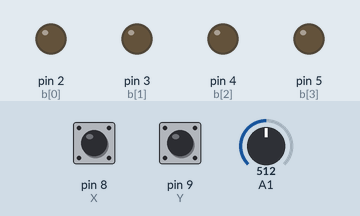
A sketch run on a simulated Arduino Uno, built with avr-gcc and run on an emulated ATmega328P. Parts: output pins drawn as LEDs (lit = HIGH). Dashed ring = blinking. The inputs (shaded band) are chosen by the test bench; at power-on: pin 8 (X) LOW, pin 9 (Y) HIGH, A1 = 512.

Above: at 1.2 s.
1.3 s: pin 8 (X) driven HIGH
At 1.6 s:
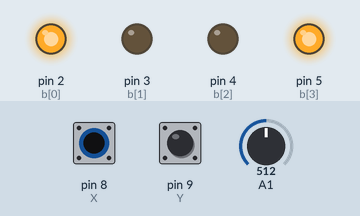
2.8 s: pin 8 (X) pulsed LOW 5 times (0.12 s each, 0.3 s apart)
At 3.67 s:
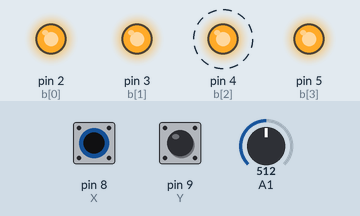
At 4.5 s:
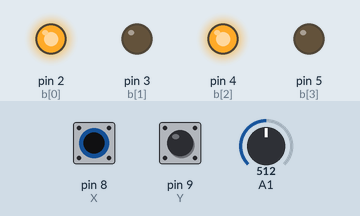
Timing chart, 0 to 6.0 s (numbered marks = the images above; inputs shaded):
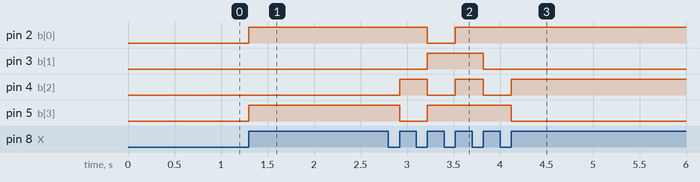

Measured:
- after the input at 1.3 s, pin 2 (b[0]), pin 5 (b[3]): LOW → HIGH at once
- after the input at 2.8 s, pin 2 (b[0]): HIGH → LOW after 0.42 s, → HIGH 0.30 s later; pin 3 (b[1]): LOW → HIGH after 0.42 s, → LOW 0.60 s later; pin 4 (b[2]): alternates HIGH for 0.30 s and LOW for 0.30 s, 5 changes in all, then stays HIGH, starting after 0.12 s; pin 5 (b[3]): HIGH → LOW after 0.12 s, → HIGH 0.30 s later, → LOW 0.90 s later

The sketch:

cho102_lab3_part3.ino
```cpp
/*        Your Name & E-mail: Cindy Ho cho102@ucr.edu
*          Discussion Section: 23
*         Assignment: Lab #3  Exercise #3
*         Exercise Description: Double Light Show
*         I acknowledge all content contained herein, excluding template or example code, is my own original work.
*
*         Demo Link:
*/

enum States{START, L1, L2}SM1_state = START;
int X = 8;
int Y = 9;
//int Z =10;
bool buttonHeld = false;
int change = 0;

// Array of Output Pin variables, set to the pins being used
const int b_size = 4;
const int b[b_size] = {2, 3, 4, 5};
// Output Buffer
int b_buf = 0x00;
// Input Variables

// Serial Monitor Buffer
int s_buf = 0x00;

/* 's' is an array of integers of size 8. Note that arrays start at 1
 We will use this to be able to see the individual bit values of the s_buf

 */
const int s_size = 8;
int s[s_size];

// We can also define our own helper functions. It is a good idea to use helper functions whenever they make sense.
// Normally we also define the return type (void for none)

// Read from the serial monitor into s_buf and the s[] array for individual bits
void readData()
{
    if(Serial.available())
        s_buf = Serial.parseInt();

    for(int i = (s_size - 1); i>=0; i--)  {
        s[i] = (s_buf >> i) & 0x01; // What's going on here?
        // ">>" bit shifting Zybooks section 2.6
        // "&" bit masking Zybooks section 2.5, 2.7
    }

}
// Reset the Output Buffer.

void resetBuffer() {
    for(int i = 0; i < b_size; i++) {
        // Note this is an arduino function call to the pins
        digitalWrite(b[i], LOW);
    }
}
// Writes to the buffer. Note this function ORs the current value with the new value
// Note that size is an optional argument with default size the same as the buffer
void writeBuffer(unsigned char b_temp, int size = b_size)
{
    for (int i = (size - 1); i >= 0; i--) {
        if ((b_temp >> i) & 0x01) {
        digitalWrite(b[i], HIGH);
        }
      else{
        digitalWrite(b[i], LOW);
      }
    }

}

void setup() {
    // OUTPUT is a defined macro in Arduino!
  pinMode(X, INPUT);
  pinMode(Y, INPUT_PULLUP);
//  pinMode(Z, INPUT);
    for(int i = 0; i < b_size; i++)
    {
        pinMode(b[i], OUTPUT);
    }
    // We will also read from the serial monitor
    Serial.begin(9600);
}

int lights[][4]{{15, 9, 5, 10},{9, 12, 6, 3}};
int show=0;
int test =0;
int bit_shift(int val){
  int temp;
  if (val){
    if(test < 3){
      ++test;
    }
    else{
      test=0;
    }
    temp = lights[show][test];
  }
  else {
    if(test!=0){
     --test;
    }
    else{
      test = 3;
    }
    temp = lights[show][test];
  }
  return temp;
}

int help(){
  if (!digitalRead(Y)){
    change = digitalRead(Y);
    return 1;
  }
  else if (digitalRead(X)){
    change = digitalRead(X);
    return 1;
  }
  return 0;
}

int Tick(int state){
  switch(state){//transition
    case START:
      state = L1;
      break;
    case L1:
      if(map(analogRead(A1), 0, 1023, 0, 16) == 0x00){
        state=L2;
        show = 1;
      }
      else{
        state=L1;
      }
      break;
    case L2:
      if (map(analogRead(A1), 0, 1023, 0, 16) != 0x00){
        state=L1;
        show = 0;
      }
      else{
        state=L2;
      }

      break;
  }

  switch(state){//state action
    case START:
      break;
    case L1:
      if(help() &&!buttonHeld){
        buttonHeld = true;
        b_buf = bit_shift(change);
      }
      if (!help()){
        buttonHeld = false;
      }
        writeBuffer(b_buf);
      break;
    case L2:
      if(help() &&!buttonHeld){
        buttonHeld = true;
        b_buf = bit_shift(change);
      }
      if (!help()){
        buttonHeld = false;
      }
      writeBuffer(b_buf);
      break;
  }
  return state;

}

void loop() {
  //  readData();
   // resetBuffer();
  SM1_state=(States)Tick(SM1_state);
}
```
